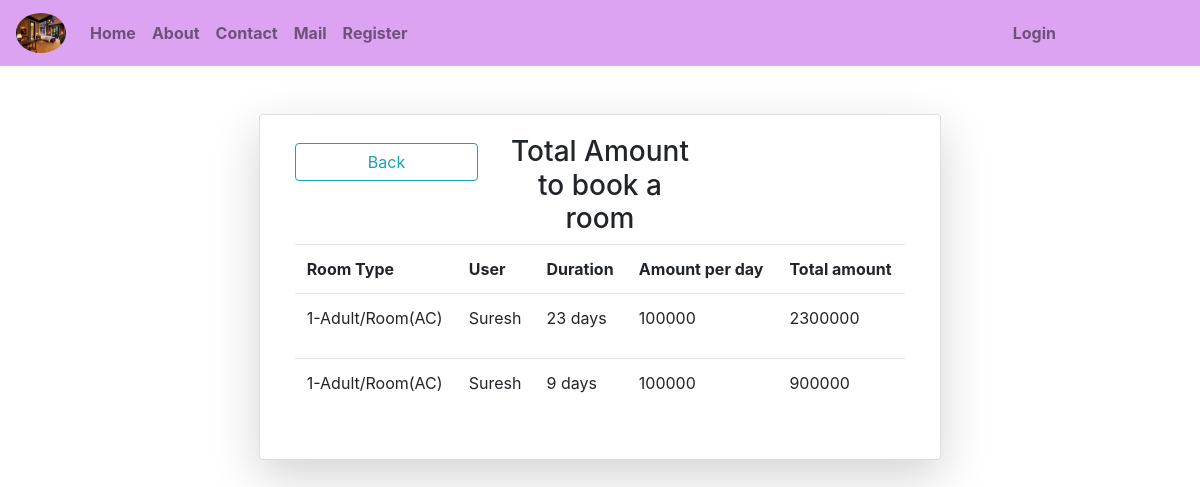
Page /fee/ on the committed database.
### hmsapp/models.py (models this page shows)
class Booking(models.Model):
    s=[
        ('p',"Pending"),
        ('a','Approved'),
        ('d','Declined'),
    ]
    i=[
        ('ip','---Select Id Proof Type---'),
        ('a','Aadhar Card'),
        ('p','PAN Card'),
        ('l','Licence'),
        ('v','Voter Card'),
        ('g','Other Government Certificate'),
    ]
    t=[
        ('0','---Select Room Type---'),
        ('1A','1-Adult/Room(AC)'),
        ('2A','2-Adults/Room(AC)'),
        ('1N','1-Adult/Room(Non-AC)'),
        ('2N','2-Adults/Room(Non-AC)'),
    ]
    rbstatus=models.CharField(choices=s,default='p',max_length=10)
    rbtype=models.CharField(choices=t,default='0',max_length=10)
    startdate=models.DateField()
    enddate=models.DateField()
    apldate=models.DateField(auto_now_add=True)
    mgdesc=models.CharField(max_length=200)
    idproof=models.CharField(choices=i,default='ip',max_length=15)
    idatch=models.FileField(upload_to='Attachments/')
    rnum=models.CharField(max_length=10,default="")
    amt=models.CharField(max_length=10,default="")
    guest=models.ForeignKey(User,on_delete=models.CASCADE)

class User(AbstractUser):
    gn=[
        ('0','---Select Gender---'),
        ('1','Female'),
        ('2','Male')
    ]
    ro1=[
        ('Guest','Guest'),
        ('User','User'),
        ('Staff','Staff'),
    ]
    ro2=[
        ('0','---Select Staff Type---'),
        ('Receptionist','Receptionist'),
        ('House Keeping','House Keeping'),
        ('Porter','Porter'),
        ('Restaurant Staff','Restaurant Staff'),
    ]
    cid=models.CharField(max_length=10,default="")
    gndr=models.CharField(choices=gn,default='0',max_length=10)
    role1=models.CharField(choices=ro1,default='Guest',max_length=10)
    role2=models.CharField(choices=ro2,default='0',max_length=20)
    mbl=models.CharField(max_length=10,default="")
    adrs=models.CharField(max_length=200,default="")
    pfimag=models.ImageField(upload_to='Profiles/',default='prof.png')
    dob=models.DateField(null=True,blank=True)
    pfupd=models.BooleanField(default=False)

class RoomFee(models.Model):
    t=[
        ('0','---Select Room Type---'),
        ('1A','1-Adult/Room(AC)'),
        ('2A','2-Adults/Room(AC)'),
        ('1N','1-Adult/Room(Non-AC)'),
        ('2N','2-Adults/Room(Non-AC)'),
    ]
    rtp=models.CharField(choices=t,default='0',max_length=10)
    rfee=models.CharField(max_length=10)

### hmsapp/views.py (the view)
# urls.py: path('fee/',fee,name="fee"),
def fee(request):
    b=Booking.objects.all()
    r=RoomFee.objects.all()
    d=[]
    di={}
    for i in r:
        di[i.rtp]=int(i.rfee)
    for i in b:
        sd=datetime.strptime(str(i.startdate),"%Y-%m-%d")
        ed=datetime.strptime(str(i.enddate),"%Y-%m-%d")
        if ed<sd:
            diff=-1
        else:
            diff=ed-sd
        s=i.rbtype
        f=di[s]
        i.amt=f*diff.days
        i.save()
        d.append(diff.days)
    l2=[]
    for i in b:
        m=User.objects.get(id=i.guest_id)
        l2.append(m.username)
    return render(request,'html/fee.html',{'a':b,'c':d,'q':l2,'f':r})

### templates/html/fee.html (shortened to what this page needs)
{% extends 'html/base.html' %}
{% block content %}
<div class="container-fluid mt-5">
    <div class="card col-md-7 mx-auto shadow-lg">
        <div class="card-body">
            <div class="row">
                <div class="col">
                    <a href="{% url 'py' %}" class="form-control my-2 btn btn-outline-info">Back</a>
                </div>
                <div class="col">
                    <h3 style="text-align: center;">Total Amount to book a room</h3>
                </div>
                <div class="col"></div>
            </div>
            <table class="table">
                <tr>
                    <th>Room Type</th>
                    <th>User</th>
                    <th>Duration</th>
                    <th>Amount per day</th>
                    <th>Total amount</th>
                </tr>
                {% if request.user.role1 == 'User' %}
                {% for i in a %}
                <tr>
                    {% for j in q %}
                        {% if forloop.parentloop.counter == forloop.counter %}
                            {% if j == request.user.username %}
                                <td>
                                    {% if i.rbtype == '1N' %}
                                        <p>1-Adult/Room(Non-AC)</p>
                                    {% elif i.rbtype == '2N' %}
                                        <p>2-Adults/Room(Non-AC)</p>
                                    {% elif i.rbtype == '1A' %}
                                        <p>1-Adult/Room(AC)</p>
                                    {% elif i.rbtype == '2A' %}
                                        <p>2-Adults/Room(AC)</p>
                                    {% else %}
                                    {% endif %}
                                </td>
                                <td>{{j}}</td>
                                <td>
                                    {% for j in c %}
                                        {% if forloop.parentloop.counter == forloop.counter %}
                                            {{j}}
                                            {{"days"}}
                                        {% endif %}
                                    {% endfor %}
                                </td>
                                <td>
                                    {% for j in f %}
                                        {% if j.rtp == i.rbtype %}
                                            {{j.rfee}}
                                        {% endif %}
                                    {% endfor %}
                                </td>
                                <td>{{i.amt}}</td>
                            {% endif %}
                        {% endif %}
                        {% endfor %}
                </tr>
                {% endfor %}
                {% else %}
                {% for i in a %}
                <tr>
                    <td>
                        {% if i.rbtype == '1N' %}
                            <p>1-Adult/Room(Non-AC)</p>
                        {% elif i.rbtype == '2N' %}
                            <p>2-Adults/Room(Non-AC)</p>
                        {% elif i.rbtype == '1A' %}
                            <p>1-Adult/Room(AC)</p>
                        {% elif i.rbtype == '2A' %}
                            <p>2-Adults/Room(AC)</p>
                        {% endif %}
                    </td>
                    <td>
                        {% for i in q %}
                            {% if forloop.parentloop.counter == forloop.counter %}
                                {{i}}
                            {% endif %}
                        {% endfor %}
                    </td>
                    <td>
                        {% for j in c %}
                            {% if forloop.parentloop.counter == forloop.counter %}
                                {{j}}
                                {{"days"}}
                            {% endif %}
                        {% endfor %}
                    </td>
                    <td>
                        {% for j in f %}
                            {% if j.rtp == i.rbtype %}
                                {{j.rfee}}
                            {% endif %}
                        {% endfor %}
                    </td>
                    <td>{{i.amt}}</td>
                </tr>
                {% endfor %}
                {% endif %}
            </table>
        </div>
    </div>
</div>
{% endblock %}

### templates/html/base.html (style rules this page uses)
body { background-image: url("https://i.pinimg.com/originals/fe/3e/4f/fe3e4fa7f5130f8c4ee903b6925e9a80.jpg"); background-repeat:no-repeat; background-size: 1550px 750px; background-attachment: fixed; }

### rows in the picture
Booking: rbtype "1-Adult/Room(AC)", q "Suresh", c "23", value "days", amt "2300000"
RoomFee: rfee "100000"
Booking: rbtype "1-Adult/Room(AC)", q "Suresh", c "9", value "days", amt "900000"
